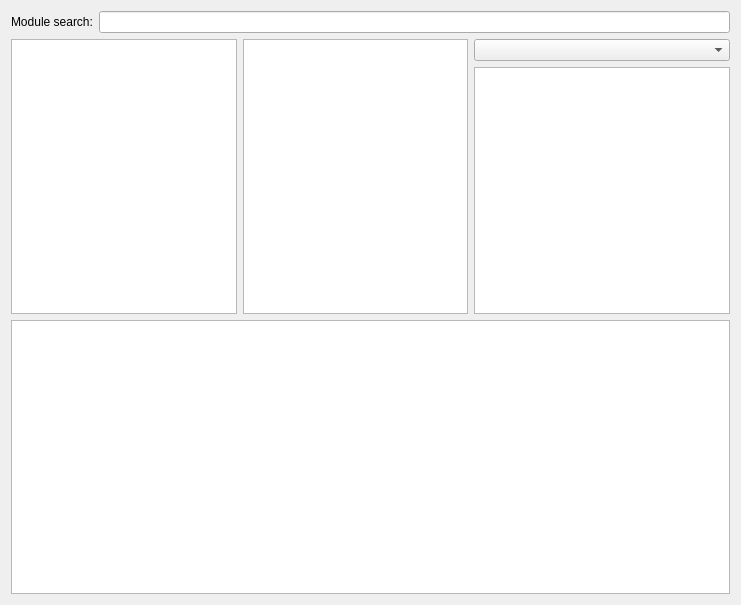
<?xml version="1.0" encoding="UTF-8"?>
<ui version="4.0">
 <class>LmodQueryWindow</class>
 <widget class="QWidget" name="LmodQueryWindow">
  <property name="geometry">
   <rect>
    <x>0</x>
    <y>0</y>
    <width>741</width>
    <height>605</height>
   </rect>
  </property>
  <property name="windowTitle">
   <string>Dialog</string>
  </property>
  <layout class="QVBoxLayout" name="verticalLayout" stretch="0,1,1">
   <item>
    <layout class="QHBoxLayout" name="horizontalLayout">
     <item>
      <widget class="QLabel" name="label">
       <property name="text">
        <string>Module search:</string>
       </property>
      </widget>
     </item>
     <item>
      <widget class="QLineEdit" name="search_edit"/>
     </item>
    </layout>
   </item>
   <item>
    <layout class="QHBoxLayout" name="horizontalLayout_2" stretch="1,1,0">
     <item>
      <widget class="QListWidget" name="module_list"/>
     </item>
     <item>
      <widget class="QListWidget" name="version_list"/>
     </item>
     <item>
      <layout class="QVBoxLayout" name="verticalLayout_2">
       <item>
        <widget class="QComboBox" name="alt_list"/>
       </item>
       <item>
        <widget class="QListWidget" name="parent_list"/>
       </item>
      </layout>
     </item>
    </layout>
   </item>
   <item>
    <widget class="QTextEdit" name="module_help_text">
     <property name="lineWrapMode">
      <enum>QTextEdit::WidgetWidth</enum>
     </property>
     <property name="readOnly">
      <bool>true</bool>
     </property>
    </widget>
   </item>
  </layout>
 </widget>
 <resources/>
 <connections/>
</ui>
